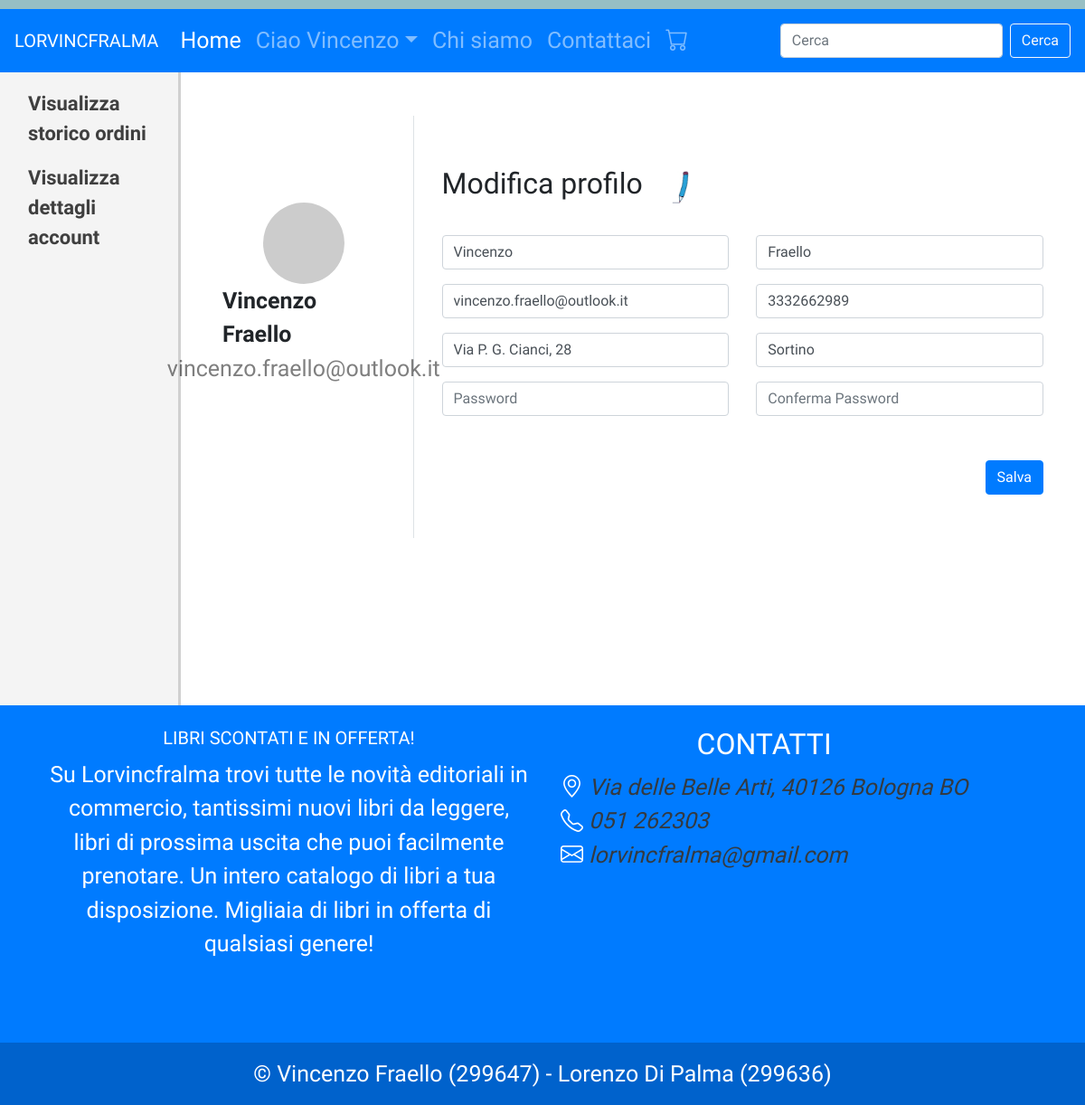
Page /profile.php?viewDetails=true (signed in) on the committed database.
### tables this page shows
CREATE TABLE `cliente` (
  `IDCliente` int(11) NOT NULL,
  `Nome` varchar(255) NOT NULL,
  `Cognome` varchar(255) NOT NULL,
  `Email` varchar(255) NOT NULL,
  `Password` varchar(255) NOT NULL,
  `Indirizzo` varchar(255) NOT NULL,
  `Cellulare` varchar(10) DEFAULT NULL,
  `Citta` varchar(255) NOT NULL
);

### includes/functions.inc.php (called while the page is built, shortened)
<?php
    function viewDetails($conn, $ID) {
        $sql = "SELECT *
                FROM Cliente
                WHERE IDCliente = ?;";
        $stmt = mysqli_stmt_init($conn);
        if(!mysqli_stmt_prepare($stmt, $sql)) {
            header("location: ../login.php?error=stmtfailed");
            exit();
        }
        mysqli_stmt_bind_param($stmt, "s", $ID);
        mysqli_stmt_execute($stmt);
        $resultData = mysqli_stmt_get_result($stmt);
        return $resultData;
    }
?>

### profile.php (the view, shortened to what this page needs)
<?php
    if(isset($_SESSION["Email"])) {
        require_once 'includes/dbh.inc.php';
        require_once 'includes/functions.inc.php';
        include_once 'header.php';
?>
<div class="container-fluid">
    <div class="row">
        <div class="col-sm-2 sideBar">
            <ul class="nav flex-column" style="margin-top: 10px;">
                <li class="nav-item">
                    <a class="nav-link sideBarText" href="profile.php?viewOrders=true">
                        Visualizza storico ordini
                    </a>
                </li>
                <li class="nav-item">
                    <a class="nav-link sideBarText" href="profile.php?viewDetails=true">
                        Visualizza dettagli account
                    </a>
                </li>
            </ul>
        </div>
        <div class="col-sm-10">
            <?php
                if (isset($_GET['viewDetails'])) {
                    $ID = $_SESSION["IDCliente"];
                    $res =  viewDetails($conn, $ID);
                    while($row = mysqli_fetch_assoc($res)) {
            ?>
                        <div class="container rounded bg-white mt-5">
                            <div class="row">
                                <div class="col-md-3 border-right">
                                    <div class="d-flex flex-column align-items-center p-3 py-5">
                                        <img class="rounded-circle mt-5" src="https://picsum.photos/200" width="90">
                                        <span class="font-weight-bold">
                                            <?php echo $row["Nome"] ." ". $row["Cognome"] ?>
                                        </span>
                                        <span class="text-black-50">
                                            <?php echo $row["Email"] ?>
                                        </span>
                                    </div>
                                </div>
                                <div class="col-md-9">
                                    <div class="p-3 py-5">
                                        <form action="includes/editdetails.inc.php" method="post">
                                            <div class="d-flex justify-content-between align-items-center mb-3">
                                                <h2 class="text-right">
                                                    Modifica profilo
                                                    <img src="img/penEraser.gif" alt="penna e gomma" width="80">
                                                </h2>
                                            </div>
                                            <div class="row mt-2">
                                                <div class="col-md-6">
                                                    <input name="name" type="text" class="form-control" placeholder="Nome" value="<?php echo $row["Nome"] ?>" required>
                                                </div>
                                                <div class="col-md-6">
                                                    <input name="surname" type="text" class="form-control" placeholder="Cognome" value="<?php echo $row["Cognome"] ?>" required>
                                                </div>
                                            </div>
                                            <div class="row mt-3">
                                                <div class="col-md-6">
                                                    <input name="email" type="text" class="form-control" placeholder="Email" value="<?php echo $row["Email"] ?>" required>
                                                </div>
                                                <div class="col-md-6">
                                                    <input name="tel" type="tel" class="form-control" pattern="[0-9]{10}" placeholder="Numero di telefono" value="<?php echo $row["Cellulare"] ?>">
                                                </div>
                                            </div>
                                            <div class="row mt-3">
                                                <div class="col-md-6">
                                                    <input name="address" type="text" class="form-control" placeholder="Indirizzo" value="<?php echo $row["Indirizzo"] ?>" required>
                                                </div>
                                                <div class="col-md-6">
                                                    <input name="city" type="text" class="form-control" placeholder="Città" value="<?php echo $row["Citta"] ?>" required>
                                                </div>
                                            </div>
                                            <div class="row mt-3">
                                                <div class="col-md-6">
                                                    <input name="pwd" type="password" class="form-control" placeholder="Password" title="Minimo 8 caratteri con almeno: una minuscola, una maiuscola e un numero.">
                                                </div>
                                                <div class="col-md-6">
                                                    <input name="pwdRepeat" type="password" class="form-control" placeholder="Conferma Password">
                                                </div>
                                            </div>
                                            <div class="mt-5 text-right">
                                                <button name="saveDetailsBtn" type="submit" class="btn btn-primary profile-button" > Salva </button>
                                            </div>
                                        </form>
                                    </div>
                                </div>
                            </div>
                        </div>
            <?php
                    }
                }
            ?>
        </div>
    </div>
</div>
<?php
        include_once 'footer.php';
    }
    else {
        header("location: index.php");
        exit();
    }
?>

### css/style.css (style rules this page uses)
.sideBar { background-color: #f4f4f4; min-height: 700px; border-right: solid #d0d0d0; }
.sideBarText { font-size: 22px; color: #3f3f3f; font-weight: bold; }
body { background: #f5f5f5 }
.rounded { border-radius: 1rem }

### header.php (style rules this page uses)
body { font-family: "Yanone Kaffeesatz", sans-serif; font-size: 25px; }

### rows in the picture
cliente: Nome "Vincenzo", Cognome "Fraello", Email "vincenzo.fraello@outlook.it", name "Vincenzo", surname "Fraello", email "vincenzo.fraello@outlook.it", tel "3332662989", address "Via P. G. Cianci, 28", city "Sortino"

### other values in the picture
$_SESSION["Nome"] "Vincenzo"
